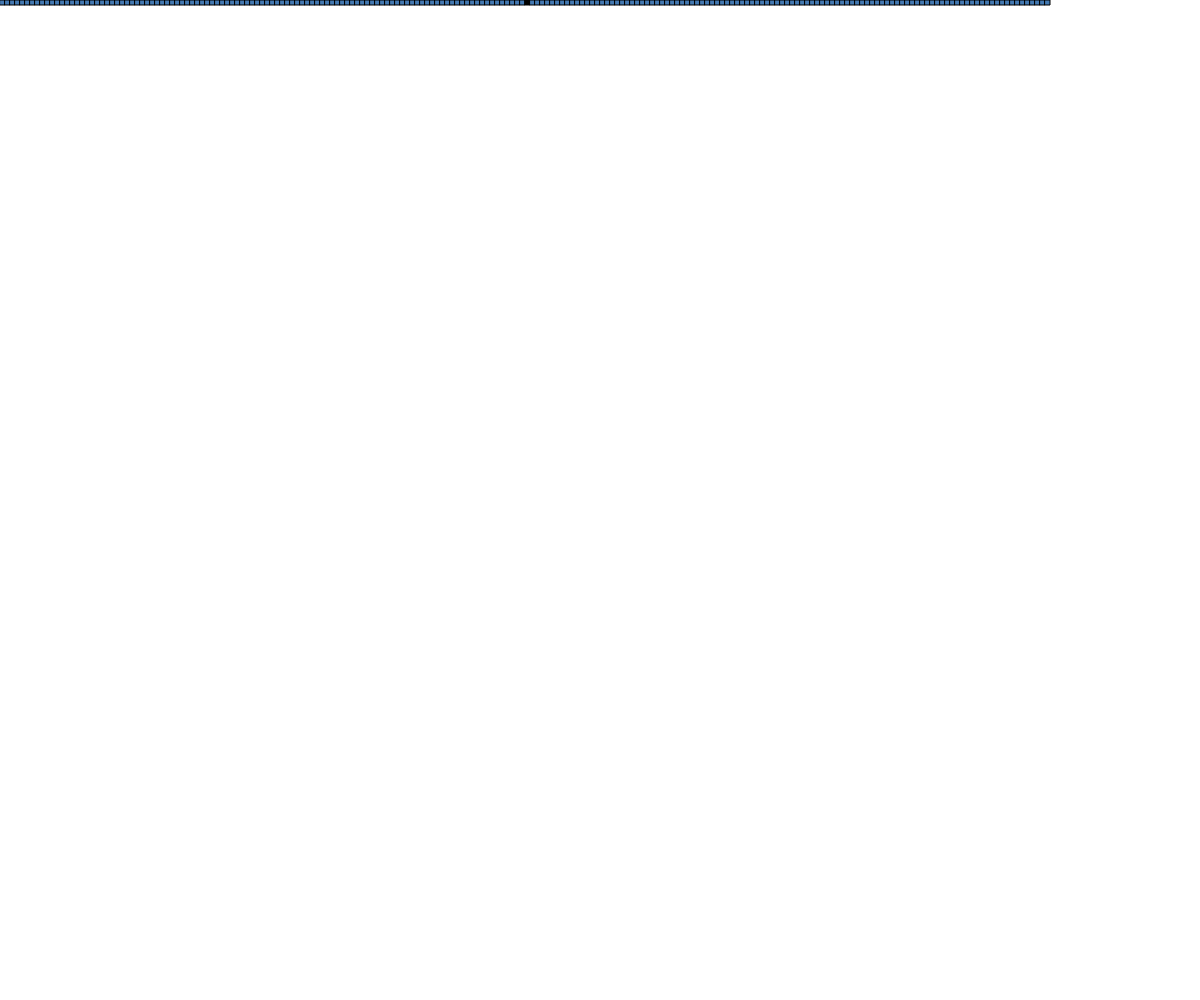
Frame 1 (no input)
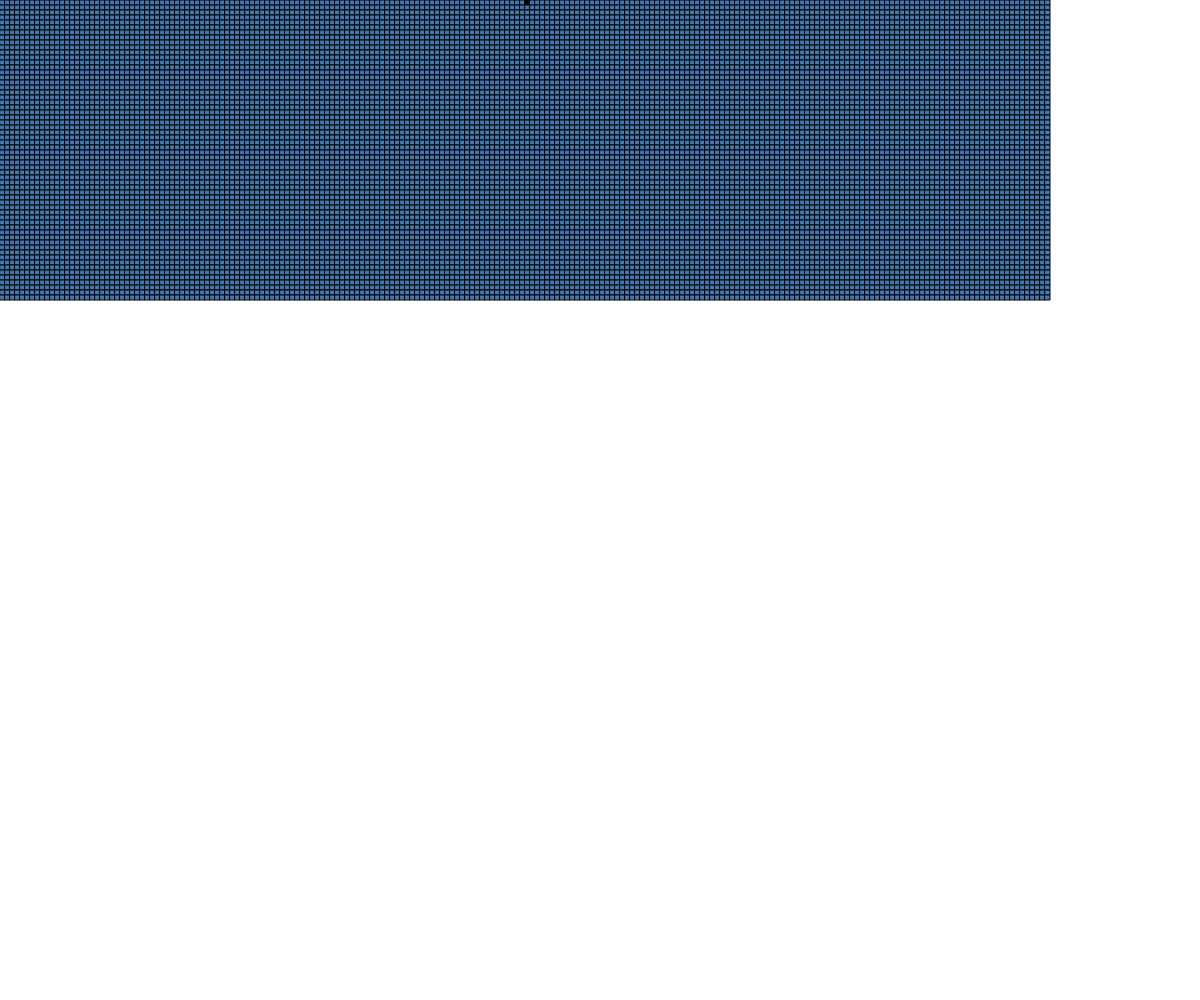
Frame 60 (no input)
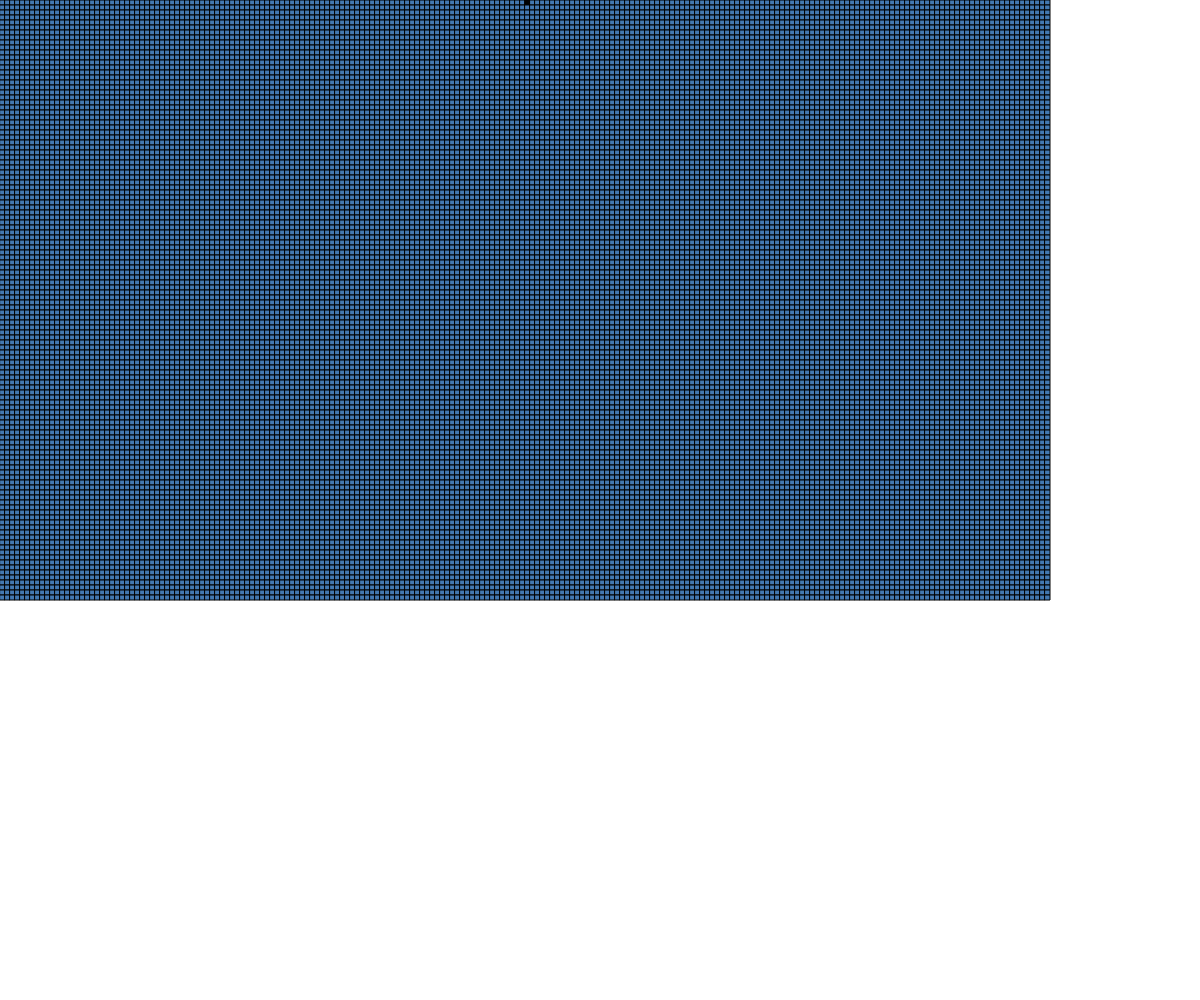
Frame 120 (the mouse pressed at the canvas centre since frame 60)

The p5.js sketch that drew these frames (run headless with seeded random() and noise() and a simulated clock; from frame 60 on, the mouse is pressed at the canvas centre):

// p5.js sketch
// ── sketch.js
let cA;
let ca2;
function setup() {
  createCanvas(windowWidth, windowHeight);
  
  ca = new CA(1000); 
  
}


function draw() {
  
  // createCanvas(windowWidth, height);
  // background(150);
  ca.display();
  ca.generate();
  
}
// ── CA.js
class CA {
  constructor(ca_width){
    this.generation=0;
    this.w=5;
    this.cells = new Array(1050/this.w).fill(0);
    this.newcells = new Array(this.cells.length);
    this.ruleset = [0,0,0,0,0,0,0,0]
      //[0,1,0,1,1,0,1,0];// [1,1,0,1,1,1,1,0]//
    
    this.ALLRULES = [];
    this.ruleCount = 0;
    for(let i=0; i<256;i++){
      this.ALLRULES
        .push(
          Array.from(
                String(this.dec2bin(i)),
                toNum=>Number(toNum)));
    }//rules from 0 to 256 populated in ALLRULES

    this.randRuleSet = [
      random([0,1]),
      random([0,1]),
      random([0,1]),
      random([0,1]),
      random([0,1]),
      random([0,1]),
      random([0,1]),
      random([0,1]),
    ]
    this.color = {
      r:random(255),
      g:random(255),
      b:random(255)
    }
    
    for (let i = 0; i < this.cells.length; i++) {
      this.cells[i] = 0;
    }
    this.cells[this.cells.length/2] = 1;

  }
  
  dec2bin(dec){
    return (dec >>> 0).toString(2);
  }
  
  generate() {
    let nextgen = new Array(this.cells.length).fill(0);
    for (let i = 1; i < this.cells.length-1; i++) {
      let left = this.cells[i-1];
      let me = this.cells[i];
      let right = this.cells[i+1];
      nextgen[i] = this.rules(left, me, right);
    }
    this.cells = nextgen;
    this.generation++;
  }
  
  rules(a, b, c){
    let s = "" + a + b + c;
    let index = parseInt(s,2);
    return this.ruleset[index];
  }
   
  randomRules(a, b, c){
    let s = "" + a + b + c;
    let index = parseInt(s,2);
    return this.randRuleSet[index];
  }
  initRandomRuleset(){
    this.ruleset=[
      random([0,1]),
      random([0,1]),
      random([0,1]),
      random([0,1]),
      random([0,1]),
      random([0,1]),
      random([0,1]),
      random([0,1]),
    ]
  }
  
  nextRule(){
    this.ruleCount = 
      this.ruleCount > 256?0:this.ruleCount++;
    return this.ALLRULES[this.ruleCount];
  }
  
  display(){
    for (let i = 0; i < this.cells.length; i++) { 
      if (this.cells[i] == 0) 
        fill(this.color.r+noise(i), 
             this.color.g+noise(i+500), 
             this.color.b+noise(i+1000));
      else fill(0); 
      stroke(0);
      rect(i*this.w, this.generation*this.w, 
           this.w,this.w);
    }
    
    setInterval(()=>{
      if(this.generation>(150)){
        this.generation = 0;
        this.color = {
          r:random(255),
          g:random(255),
          b:random(255)
        }
        this.initRandomRuleset();
        // if(this.ruleCount > 255)
        //   this.ruleCount = 0; else
        //   this.ruleset = this.ALLRULES[this.ruleCount++]      
      }
    },3000)

  }
}
